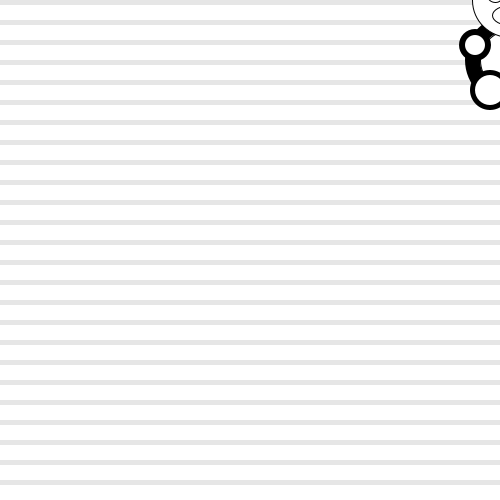
Frame 1 (no input)
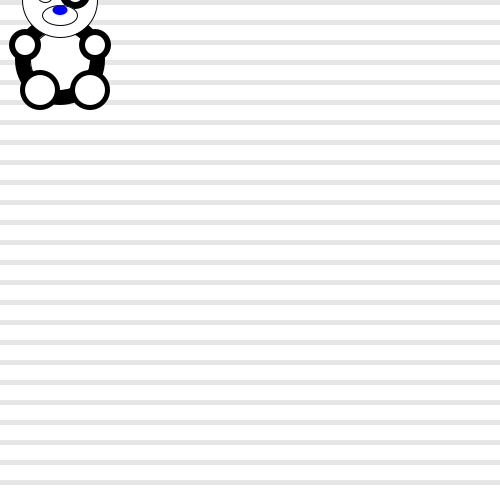
Frame 60 (the mouse pressed at the canvas centre just before this capture)
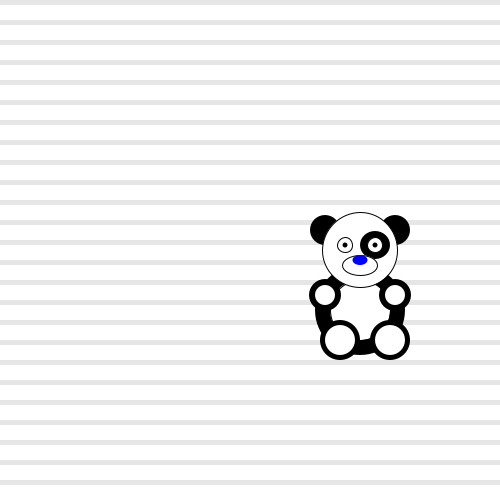
Frame 120 (the mouse held since frame 60 and released just before this capture)

The Processing sketch that drew these frames (run headless with seeded random() and noise(); from frame 60 on, the mouse is pressed at the canvas centre):

// Processing sketch: processing_127958
// ── processing_127958.pde

//in open processing werkt het bestand wel!

int monstertjeX;
int monstertjeY;
int richting=10;
int teller;
boolean test;

int y;
int spatie;
int stop;

void setup(){
    size(500,500);
    monstertjeX=500;
    monstertjeY=500;
    
    y=0;
    spatie=20;
    stop=500;
}

void draw() {
    background(255);
    
    while(y < stop){
      noStroke();
      fill(230);
      rect(0,y,500,5);
      y = y + spatie;
    }
    
    update();
    test();
    teken();
    
    y=0;
} 

void teken(){
    noStroke();
    fill(0);
    ellipseMode(CENTER);
    ellipse(monstertjeX-35,monstertjeY-20,30,30);        //left ear*/
    ellipse(monstertjeX+35,monstertjeY-20,30,30);      //right ear*/
    ellipse(monstertjeX,monstertjeY+60,90,90);      //body*/

    stroke(0);
    fill(255);
    ellipse(monstertjeX,monstertjeY+60,60,60);      //belly*//
    ellipse(monstertjeX,monstertjeY,75,75);       //Head*/
    
    noStroke();
    fill(0);
    ellipse(monstertjeX+30,monstertjeY+90,40,40);      //right foot*/
    ellipse(monstertjeX-20,monstertjeY+90,40,40);       //left foot*/
    ellipse(monstertjeX-35,monstertjeY+45,32,32);      //left hand*/
    ellipse(monstertjeX+35,monstertjeY+45,32,32);      //right hand*/
    ellipse(monstertjeX+15,monstertjeY-5,30,28);      //black spot in face*/
    
    stroke(0);
    fill(255);
    ellipse(monstertjeX+15,monstertjeY-5,15,15);      //right eye*/
    ellipse(monstertjeX-15,monstertjeY-5,15,15);      //left eye*/
    ellipse(monstertjeX,monstertjeY+15,35,20);    //white nose*/
    
    noStroke();
     if(test == true) { fill(255,0,0);}
     if(test == false) { fill(0,0,255);}
    ellipseMode(CENTER);
    ellipse(monstertjeX,monstertjeY+10,15,10);    //nose*/
    
    noStroke();
    fill(0);
    ellipse(monstertjeX+15,monstertjeY-5,5,5);        //right pupil*/
    ellipse(monstertjeX-15,monstertjeY-5,5,5);        //left pupil*/

    noStroke();
    fill(255);
    ellipse(monstertjeX-35,monstertjeY+45,20,20);    //left white hand*/
    ellipse(monstertjeX+35,monstertjeY+45,20,20);  //right white hand*/
    ellipse(monstertjeX+30,monstertjeY+90,30,30);    //right white foot*/
    ellipse(monstertjeX-20,monstertjeY+90,30,30);    //left white foot*/
    //einde monstertje
    } 
    
void update(){
    monstertjeY = mouseY;
   
   monstertjeX = monstertjeX + richting;
   if(monstertjeX > width) {
     teller = teller + 1;
     richting = - richting;}
     
   if(monstertjeX < 0){
     teller = teller + 1;
     richting = - richting;}
} 

void test(){
  if(teller == 10) {
    test = !test;
    teller = 0;}

 println(monstertjeX);
 println(monstertjeY);
 println(teller);
}
  
  
